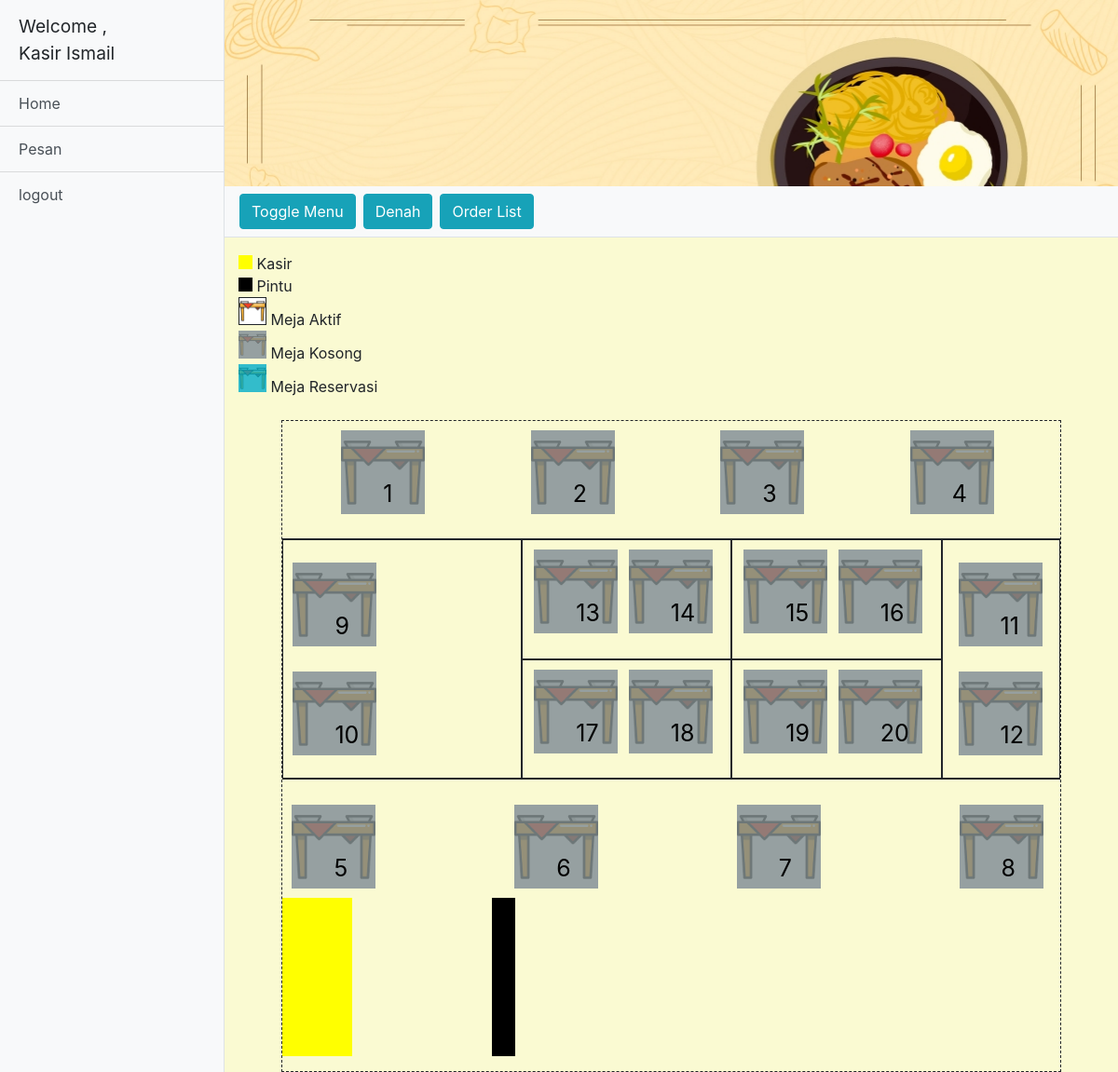
The app's page /index.php (signed in) with its own data.
### tables this page shows
CREATE TABLE `meja` (
  `id_meja` int(11) NOT NULL,
  `id_user` int(11) NOT NULL,
  `id_reservasi` int(11) NOT NULL,
  `status` varchar(10) NOT NULL,
  `antrian` text NOT NULL
);

### functions.php (called while the page is built)
<?php
include "koneksi.php";
 function query($query){
    global $db;
    $lemari = [];
    $theQuery = mysqli_query($db,$query);
    while($rak = mysqli_fetch_assoc($theQuery)){
        $lemari[] = $rak;
    }
    return $lemari;
 }

### index.php (the view, shortened to what this page needs)
<?php
	include "koneksi.php";
	include "functions.php";
	$mejaQuery = query("SELECT * FROM `meja` JOIN reservasi ON meja.id_reservasi = reservasi.id_reservasi ORDER BY id_meja ASC");
	$session_value=(isset($_SESSION['tipe']))?$_SESSION['tipe']:'';
 ?>
<!DOCTYPE html>
<html lang="en">
<head>
	 <link href="vendor/bootstrap/css/bootstrap.min.css" rel="stylesheet">
	<link rel="stylesheet" href="assets/styles/style.css">
	<link rel="stylesheet" href="assets/styles/sidebar.css">
</head>
<body>
<div class="d-flex" id="wrapper">
    <div class="bg-light border-right" id="sidebar-wrapper">
      <div class="sidebar-heading">Welcome , <br> <?= $_SESSION['tipe'] ?> <?= $_SESSION['nama']  ?> </div>
      <div class="list-group list-group-flush">
        <a href="index.php" class="list-group-item list-group-item-action bg-light linkHome">Home</a>
		<?php if($session_value != "Koki"): ?>
			<a href="menu.php" class="list-group-item list-group-item-action bg-light linkPesan">Pesan</a>
		<?php endif; ?>
		<a href="logout.php" class="list-group-item list-group-item-action bg-light">logout</a>
	</div>
    </div>
    <div id="page-content-wrapper">
		<div class="container-fluid banner"></div>
		<nav class="navbar navbar-expand-lg navbar-light bg-light border-bottom">
			<button class="btn btn-info" id="menu-toggle">Toggle Menu</button>
			<button type="button" class="btn btn-info btnDenah ml-2" aria-pressed="false" autocomplete="off">
				Denah
			</button>
			<button type="button" class="btn btn-info btnOrderList ml-2" aria-pressed="false" autocomplete="off">
				Order List
			</button>
		</nav>
		<div class="container-fluid mt-3">
			<div class="legenda">
				<span style="
				display:inline-block;
				background-color:yellow;
				width:15px;height:15px;
				"></span>
				Kasir
				<br>
				<span style="
				display:inline-block;
				background-color:black;
				width:15px;height:15px;
				"></span>
				Pintu
				<br>
				<div class="aktif" style="display:inline-block;width:30px;height:30px; background-size: cover;"></div>
				Meja Aktif
				<br>
				<div class="kosong" style="display:inline-block;width:30px;height:30px; background-size: cover;"></div>
				Meja Kosong
				<br>
				<div class="reservasi" style="display:inline-block;width:30px;height:30px; background-size: cover;"></div>
				Meja Reservasi
			</div>
			<br>
			<div class="containerDenah">
				<div class="atas" style="border-bottom: 1px solid; padding:10px;"></div>
				<div class="kiri" style="border: 1px solid; padding:10px;"></div>
				<div class="bawah" style="border-top: 1px solid; padding:10px;"></div>
				<div class="kanan" style="border: 1px solid; padding:10px;"></div>
				<div class="tengah" style="border: 1px solid; padding:10px;"></div>
				<div class="tengah" style="border: 1px solid; padding:10px;"></div>
				<div class="tengah" style="border: 1px solid; padding:10px;"></div>
				<div class="tengah" style="border: 1px solid; padding:10px;"></div>
				<?php
					foreach ($mejaQuery as $meja) {
						$status = $meja['status'];
						if ($meja['status'] === "kosong") {
							echo "<div class='meja $status mr-2' data-toggle='modal' data-id='".$meja['id_meja']."' data-status=$status data-target='#ModalAktif'><span class='id'>".$meja['id_meja']."</span></div>";
						}else if($meja['status'] === "reservasi"){
							$strReservasi = "";
							$mejaAntrian = explode(",",$meja['antrian']);
							$mejaAntrianLength = count($mejaAntrian);
							$x = $mejaAntrianLength;
							for ($i=0; $i < $mejaAntrianLength ; $i++) {
								$reservasiQuery = query("SELECT nama_pelanggan,jam,antrian FROM reservasi JOIN meja ON meja.id_reservasi = reservasi.id_reservasi WHERE reservasi.id_reservasi = ".$mejaAntrian[$i]);
								foreach ($reservasiQuery as $x) {
									$b = 0;
									$listAntriFromDb = explode(",",$x['antrian']);
									foreach ($listAntriFromDb as $y) {
										if ($b>0) {
											$strReservasi.=",";
										}
										$Query = query("SELECT id_reservasi,nama_pelanggan,jam FROM reservasi WHERE id_reservasi = $y");
										$idreservasiforjs = $Query[0]["id_reservasi"];
										$nama_pel = $ket = preg_replace('/\s+/', '', $Query[0]["nama_pelanggan"]);
										$jam = $Query[0]["jam"];
										$strReservasi .= "{'id':'$idreservasiforjs','nama':'$nama_pel','jam':'$jam'}";
										$b++;
									}
									echo "<div style='width:90px;' class='meja $status mr-2' data-datareservasi=[$strReservasi] data-id='".$meja['id_meja']."' data-toggle='modal' data-pelanggan='".$meja['nama_pelanggan']."' data-status=$status data-target='#ModalAktif'> <span class='id'>".$meja['id_meja']."</span></div>";
									$strReservasi = '';
								}
							}
						}
					}
				?>
				<div style=" width: 250px; display:flex; justify-content: space-between;">
				<div style="width: 30%; height: 170px; display: inline-block; background-color: yellow;  "></div>
				<div style="width: 10%; height: 170px; display: inline-block; background-color: black;"></div>
				</div>
			</div>
		</div>
	</div>
</div>
</body>
</html>

### assets/styles/style.css (style rules this page uses)
body { overflow-x: hidden; background-color: lightgoldenrodyellow; }
.banner { width: 100%; background-image: url("./../image/gambar.jpg"); height: 25vh; background-size: cover; }
.meja { display: inline-block; background-size: cover; width: 90px; height: 90px; }
.aktif { background-image: url('../image/meja.png'); border: 1px solid; }
.kosong { background-image: url('../image/meja-kosong.PNG'); }
.reservasi { background-image: url('../image/meja-reservasi.PNG'); }
.meja .id { position: relative; top: 50px; left: 45px; color: black; font-size: 25px; }
.containerDenah { width: 90%; margin: auto; height: 700px; border: 1px dashed; display: grid; grid-template-areas: "atas atas atas atas" "kiri tengah tengah kanan" "kiri tengah tengah kanan" "bawah bawah bawah bawah "; }
.tengah { display: flex; justify-content:space-around; }
.atas { grid-area: atas; display: flex; justify-content: space-around; }
.kiri { grid-area: kiri; display: flex; justify-content: space-around; flex-direction: column; }
.kanan { grid-area:kanan; display: flex; justify-content: space-around; align-items: flex-end; flex-direction: column; }
.bawah { grid-area: bawah; display: flex; align-items: flex-end; justify-content: space-between; }

### assets/styles/sidebar.css (style rules this page uses)
#sidebar-wrapper { min-height: 100vh; margin-left: -15rem; -webkit-transition: margin .25s ease-out; -moz-transition: margin .25s ease-out; -o-transition: margin .25s ease-out; transition: margin .25s ease-out; }
#sidebar-wrapper .sidebar-heading { padding: 0.875rem 1.25rem; font-size: 1.2rem; }
#sidebar-wrapper .list-group { width: 15rem; }
#page-content-wrapper { min-width: 100vw; }
@media (min-width: 768px) { #sidebar-wrapper { margin-left: 0; } }
@media (min-width: 768px) { #page-content-wrapper { min-width: 0; width: 100%; } }

### records on screen
meja: id_meja "1"
meja: id_meja "2"
meja: id_meja "3"
meja: id_meja "4"
meja: id_meja "5"
meja: id_meja "6"
meja: id_meja "7"
meja: id_meja "8"
meja: id_meja "9"
meja: id_meja "10"
meja: id_meja "11"
meja: id_meja "12"
meja: id_meja "13"
meja: id_meja "14"
meja: id_meja "15"
meja: id_meja "16"
meja: id_meja "17"
meja: id_meja "18"
meja: id_meja "19"
meja: id_meja "20"

### other values on screen
$_SESSION['tipe'] "Kasir"
$_SESSION['nama'] "Ismail"
